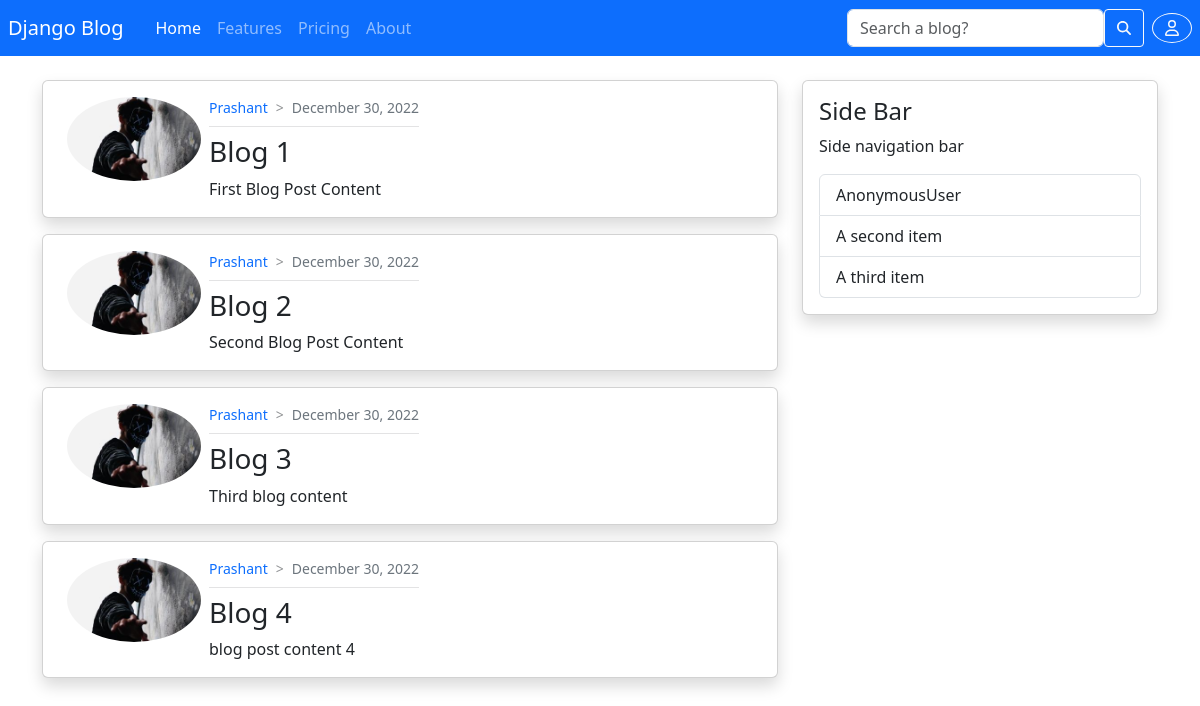
The page / on the database its author committed.
### blog/models.py (models this page shows, shortened)
class Post(models.Model):
    title = models.CharField(max_length=100,default='')
    content = models.TextField()
    date_posted = models.DateTimeField(default=timezone.now)
    last_updates = models.DateTimeField(auto_now=True)
    author = models.ForeignKey(User, on_delete=models.CASCADE)

### users/models.py (models this page shows, shortened)
class Profile(models.Model):
    user=models.OneToOneField(User,on_delete=models.CASCADE)
    image=models.ImageField(default='default.jpg',upload_to='profile_pics')

### blog/views.py (the view)
# urls.py: path('',views.home, name='blog-home'),
def home(request):
    context={
        'posts':Post.objects.all()
    }
    return render(request,'blog/home.html',context=context)

### blog/templates/blog/home.html
{% extends 'blog/base.html' %}
{% block content %}
    {% for post in posts %}
    <div class="card mb-3 shadow rounded">
        <div class="card-body d-flex">
            <div style="max-width: 150px;" class="px-2">
                <img src="{{post.author.profile.image.url}}" alt="" class="img-fluid rounded-circle">
            </div>
            <div>
                <div class="d-flex small">
                    <div class="text-capitalize text-primary">{{ post.author }}</div>
                    <span class="mx-2" style="opacity: 0.5;">></span>
                    <div class="text-secondary">{{ post.date_posted | date:"F d, Y" }}</div>
                </div>
                <div style="opacity: 0.5;">
                    <hr class="my-2">
                </div>
                <div class="card-title h3">{{ post.title }}</div>
                <p class="card-text">{{ post.content }}</p>
            </div>
        </div>
      </div>
    {% endfor %}
{% endblock content %}

### blog/templates/blog/base.html (shortened to what this page needs)
{% load static %}
<html lang="en">
<head>
    <link href="{% static 'fontawesomefree/css/all.min.css' %}" rel="stylesheet" type="text/css">
    <link href="https://cdn.jsdelivr.net/npm/bootstrap@5.3.0-alpha1/dist/css/bootstrap.min.css" rel="stylesheet">
    <link rel="stylesheet" href="{% static 'css/main.css' %}">
</head>
<body>
    <header class="mb-4">
        <nav class="navbar navbar-expand-lg navbar-dark bg-primary py-0 py-lg-2">
            <div class="container-fluid blog-nav">
                <a class="navbar-brand px-2" href="{% url 'blog-home' %}">Django Blog</a>
                <div class="collapse navbar-collapse" id="navbarNav">
                    <ul class="navbar-nav">
                      <li class="nav-item">
                          <a class="nav-link active" aria-current="page" href="{% url 'blog-home' %}">Home</a>
                      </li>
                      <li class="nav-item">
                          <a class="nav-link" href="#">Features</a>
                      </li>
                      <li class="nav-item">
                          <a class="nav-link" href="#">Pricing</a>
                      </li>
                      <li class="nav-item">
                          <a class="nav-link" href="{% url 'blog-about' %}">About</a>
                      </li>
                    </ul>
                </div>
                <form class="d-lg-flex m-0 mx-2 d-none" role="search">
                    <input type="text" class="form-control" placeholder="Search a blog?">
                    <button class="btn btn-sm btn-outline-light d-flex align-items-center" type="submit">
                        <i class="fa fa-search mx-1"></i>
                    </button>
                </form>
                <span class="dropdown">
                    <button class="me-2 btn btn-md btn-outline-light" style="border-radius: 50%;" type="button" id="sideNav" data-bs-toggle="dropdown" aria-expanded="false">
                        <i class="fa-regular fa-user"></i>
                    </button>
                </span>
            </div>
        </nav>
    </header>
    <div class="container">
        <div class="row">
            <div class="col-12 col-lg-8 mb-4">
                {% block content %}{% endblock %}
            </div>
            <div class="col-lg-4 d-lg-block">
                <div class="card mb-3 shadow rounded">
                    <div class="card-body">
                        <div class="card-title h4">Side Bar</div>
                        <div class="card-text">
                            <p>Side navigation bar</p>
                            <ul class="list-group">
                                <li class="list-group-item">{{user}}</li>
                                <li class="list-group-item">A second item</li>
                                <li class="list-group-item">A third item</li>
                              </ul>
                        </div>
                    </div>
                  </div>
            </div>
        </div>
    </div>
</body>
</html>

### blog/static/css/main.css (style rules this page uses)
:root { --content-width:1500px; }
.blog-nav { --nav-padding:calc(((100% - var(--content-width)) / 2) + 1rem); padding: 0 var(--nav-padding); }

### rows shown on the page
Post: author.profile.image (picture), author "Prashant", date_posted "December 30, 2022", title "Blog 1", content "First Blog Post Content"
Post: author.profile.image (picture), author "Prashant", date_posted "December 30, 2022", title "Blog 2", content "Second Blog Post Content"
Post: author.profile.image (picture), author "Prashant", date_posted "December 30, 2022", title "Blog 3", content "Third blog content"
Post: author.profile.image (picture), author "Prashant", date_posted "December 30, 2022", title "Blog 4", content "blog post content 4"

### other values the page prints
{{ user }} "AnonymousUser"
